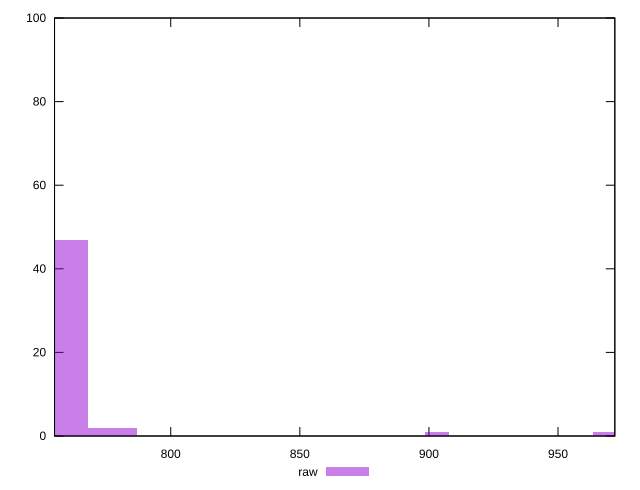

Source code (gnuplot):
reset

$raw <<EOF
968.30202914822 1
763.4689075976349 47
754.1583111635175 47
782.0901004658699 2
772.7795040317525 2
903.1278541093975 1
EOF

set key outside below
set boxwidth 9.3105964341175
set xrange [755:972]
set yrange [0:100]
set trange [0:100]
set style fill transparent solid 0.5 noborder
set terminal svg size 640, 490 enhanced background rgb 'white'
set output "report_00019_2021-02-10T18-14-37.922Z//uses-rel-preload/samples/pages+cached+noadtech+nomedia/raw/histogram.svg"

plot $raw title "raw" with boxes

reset
